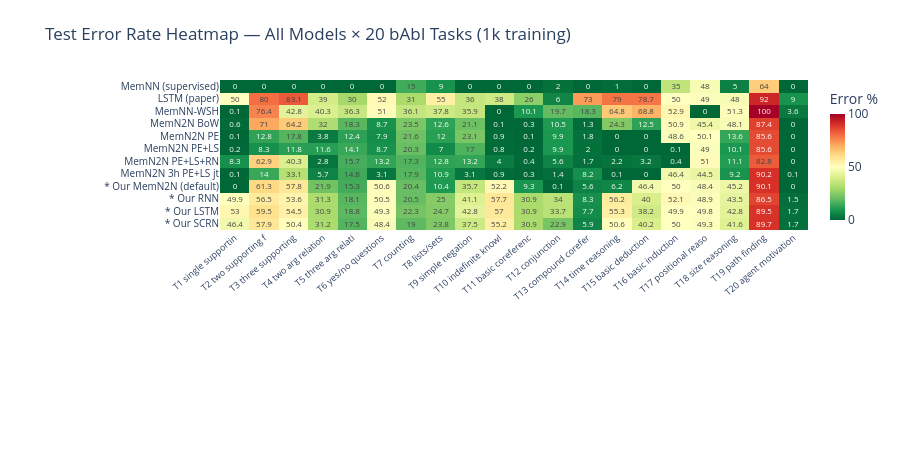

The cell this chart's notebook holds for it:
### Code cell
# ─────────────────────────────────────────────────────────────────────
# § 9.2  Error-rate heatmap  (models × 20 tasks)
# ─────────────────────────────────────────────────────────────────────
import numpy as np

model_names = list(ALL_MODELS.keys())
task_labels = [f"T{i+1} {TASK_NAMES[i][:16]}" for i in range(20)]
z = np.array([ALL_MODELS[m] for m in model_names])  # (n_models, 20)

fig = go.Figure(data=go.Heatmap(
    z=z,
    x=task_labels,
    y=model_names,
    colorscale='RdYlGn_r',
    zmin=0, zmax=100,
    text=np.round(z, 1),
    texttemplate='%{text}',
    textfont=dict(size=8),
    colorbar=dict(title='Error %', thickness=15),
))
fig.update_layout(
    title='Test Error Rate Heatmap — All Models × 20 bAbI Tasks (1k training)',
    xaxis=dict(tickangle=-40, tickfont=dict(size=9), side='bottom'),
    yaxis=dict(tickfont=dict(size=10), autorange='reversed'),
    height=450,
    margin=dict(l=220, r=60, t=80, b=220),
    template='plotly_white',
)
fig.show()

### Figure 1 — Plotly figure (JSON) as saved in the notebook; plotly's stock layout.template omitted (floating-point values rounded to 4 significant figures; data arrays with more than 128 entries replaced by an {"elided": "..."} marker saying what was removed)
{"data": [{"colorbar": {"thickness": 15, "title": {"text": "Error %"}}, "colorscale": [[0, "rgb(0,104,55)"], [0.1, "rgb(26,152,80)"], [0.2, "rgb(102,189,99)"], [0.3, "rgb(166,217,106)"], [0.4, "rgb(217,239,139)"], [0.5, "rgb(255,255,191)"], [0.6, "rgb(254,224,139)"], [0.7, "rgb(253,174,97)"], [0.8, "rgb(244,109,67)"], [0.9, "rgb(215,48,39)"], [1, "rgb(165,0,38)"]], "text": {"elided": "12x20 float values"}, "textfont": {"size": 8}, "texttemplate": "%{text}", "type": "heatmap", "x": ["T1 single supportin", "T2 two supporting f", "T3 three supporting", "T4 two arg relation", "T5 three arg relati", "T6 yes/no questions", "T7 counting", "T8 lists/sets", "T9 simple negation", "T10 indefinite knowl", "T11 basic coreferenc", "T12 conjunction", "T13 compound corefer", "T14 time reasoning", "T15 basic deduction", "T16 basic induction", "T17 positional reaso", "T18 size reasoning", "T19 path finding", "T20 agent motivation"], "y": ["MemNN (supervised)", "LSTM (paper)", "MemNN-WSH", "MemN2N BoW", "MemN2N PE", "MemN2N PE+LS", "MemN2N PE+LS+RN", "MemN2N 3h PE+LS jt", "* Our MemN2N (default)", "* Our RNN", "* Our LSTM", "* Our SCRN"], "z": {"elided": "12x20 float values"}, "zmax": 100, "zmin": 0}], "layout": {"height": 450, "margin": {"b": 220, "l": 220, "r": 60, "t": 80}, "title": {"text": "Test Error Rate Heatmap — All Models × 20 bAbI Tasks (1k training)"}, "xaxis": {"side": "bottom", "tickangle": -40, "tickfont": {"size": 9}}, "yaxis": {"autorange": "reversed", "tickfont": {"size": 10}}}}
